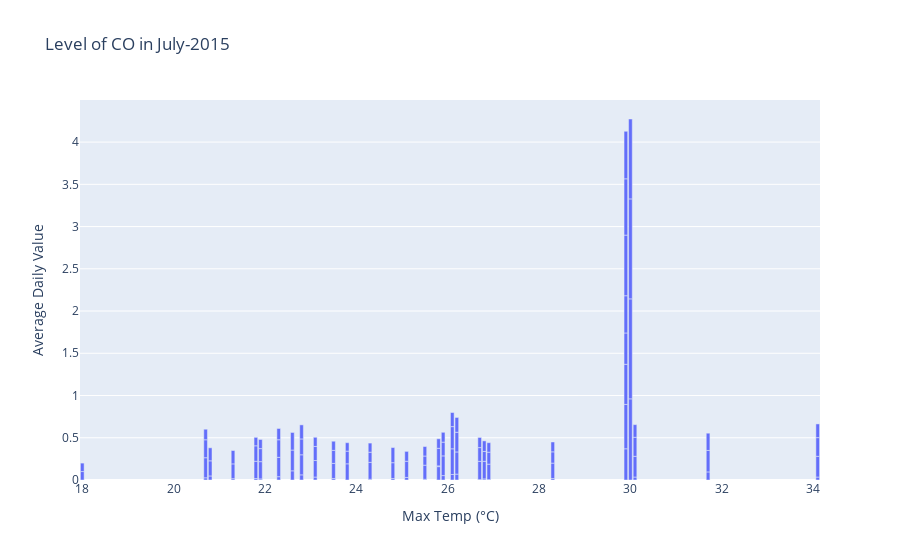

Write notebook code for a chart like this one.
### Code cell
# Level of CO in july 2015, plotted against temperature
fig = px.bar(df_new, x='Max Temp (°C)', y='Average Daily Value', title='Level of CO in July-2015')
fig.show()
